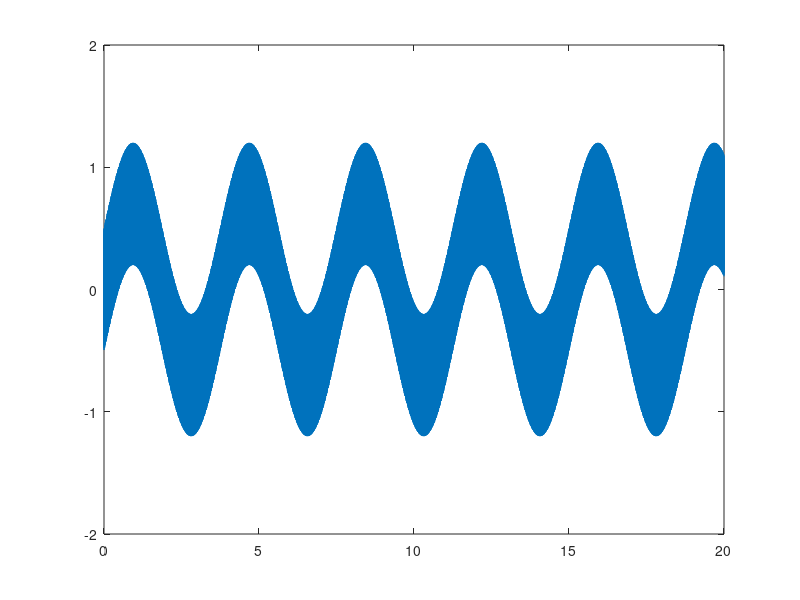
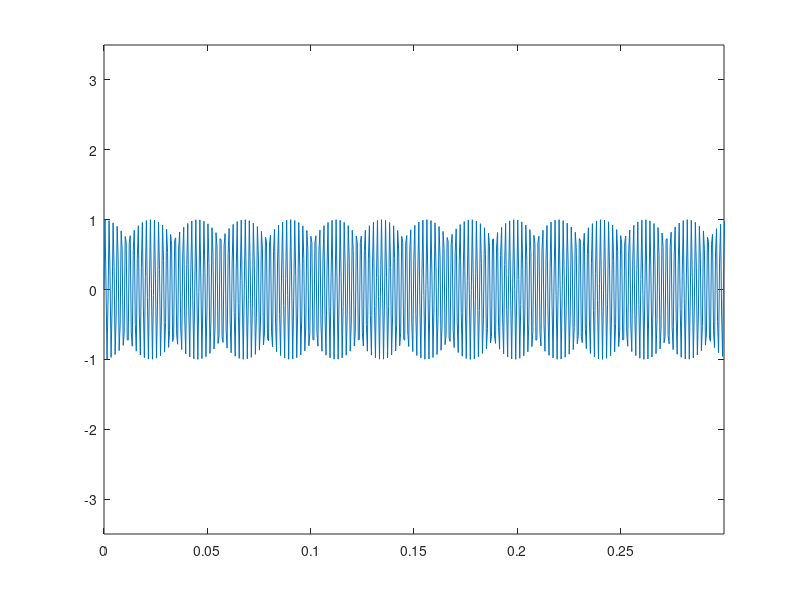
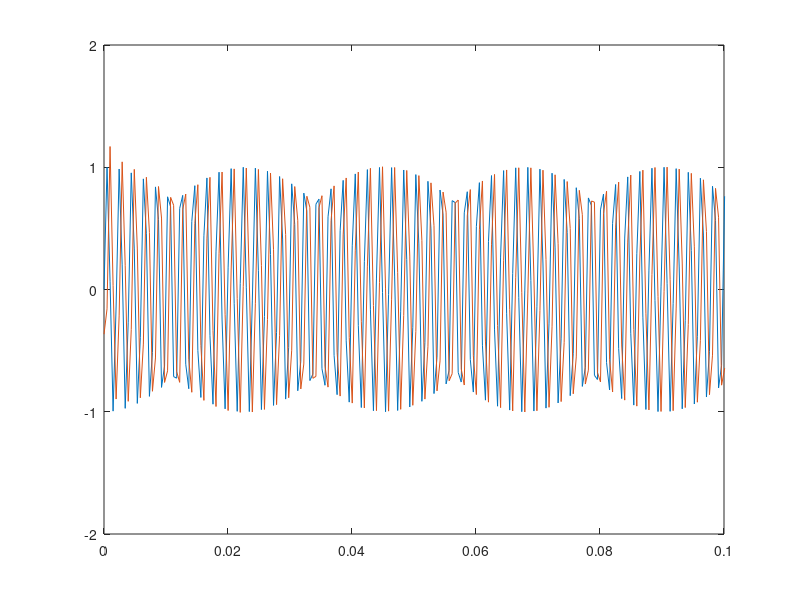
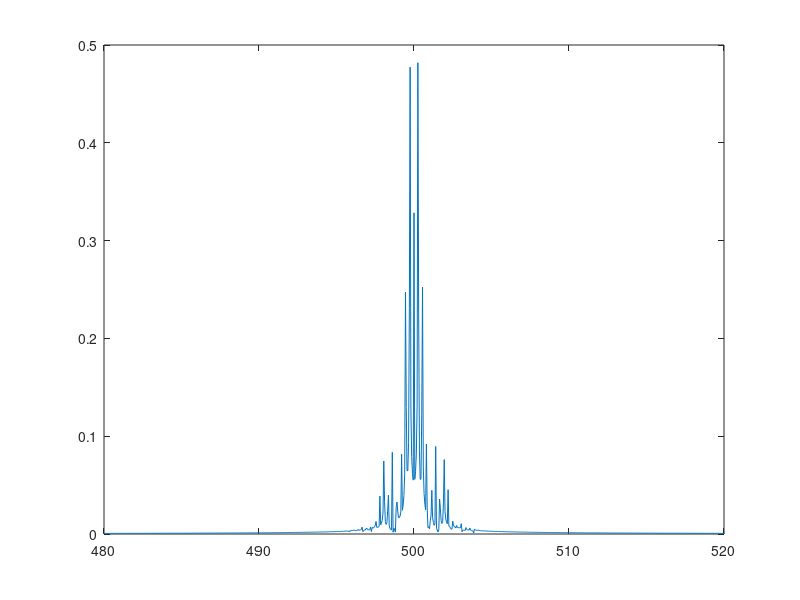

The MATLAB script that drew these images, in order: (Note: this script raises an error after producing the figures.)
%function [inputSignal_psk, iData, qData] = signaldata
function signaldata
% This should generate:
%       A 5,8 GHz base signal
%       A 1 kHz base signal
%       A 500 Hz base signal
%       A heartbeat signal 100 beats/min
%       A respiration rate of 16 breaths/min
%       And then mix these signals together
% Some defines
HEARTBEATS = 100;
RESP_RATE = 16;
BASE_SIGNAL_500HZ = 500;
%BASE_SIGNAL_1KHZ = 1000;
BASE_SIGNAL_5_8_GHZ = 5800000000;
DOWN_SAMPLE_FACTOR = 16;

% Calculating the frequency of the heartbeat
beatsSec =  HEARTBEATS / 60;

% Calculating the frequency of respiration
respSec = RESP_RATE / 60;

% Samples per second
fs = 2048;
timePeriod = 1 / fs;

% I want a dataset for 20 sec
timeBase = 20;
myLen = timeBase / timePeriod;
t = (0:myLen-1) * timePeriod;

% Generation of the signal (not using 5,8 GHz signal atm)
%inputSignal =  0.3*sin(2*pi*beatsSec*t) + 0.7*sin(2*pi*respSec*t) + 0.5*sin(2*pi*BASE_SIGNAL_500HZ*t);
inputSignal =  0.7*sin(2*pi*respSec*t) + 0.5*sin(2*pi*BASE_SIGNAL_500HZ*t);

% Plotting the inputsignal
figure(1)
plot(t,inputSignal)
axis([0 20 -2 2])

% Creating a PSK signal as we expect to receive at the antenna
% Test signals
modulResp = 1.8 * sin(2 * pi * respSec * t);
modulBeat = 0.3 * sin(2 * pi * beatsSec * t);
%noice
inputSignal_psk = 1.0 * sin((2 * pi * BASE_SIGNAL_500HZ * t) + modulResp + modulBeat);

% Plotting the inputsignal PSK
figure(2)
plot(t,inputSignal_psk)
axis([0 0.3 -3.5 3.5])

% Use Hilbert transform to get I and Q components of the signal
hilbertSignal = hilbert(inputSignal_psk);
iData = real(hilbertSignal);
qData = imag(hilbertSignal);

% Plotting the I and Q data
figure(3)
plot(t, iData, t, qData)
%plot(t, hilbertSignal)
axis([0 0.1 -2 2])

% Calculating the FFT spectrum of the modulated signal
Y = fft(inputSignal_psk);

P2 = abs(Y/myLen);
P1 = P2(1:myLen/2+1);
P1(2:end-1) = 2*P1(2:end-1);
f = fs * (0:(myLen/2))/myLen;
%figure('Number', 1, 'Name', 'FFT', 'NumberTitle', 1)
figure(4)
plot(f,P1)
axis([480 520 0 0.5])

% Testing
%plot(t, sqrt(2 * iData .* iData))
%axis([0 20 -1 5 ])

% Powerdetection on I and Q signals to remove the 500 Hz carrier
iDataSquared = sqrt(downsample(2 * iData .* iData, DOWN_SAMPLE_FACTOR));
qDataSquared = sqrt(downsample(2 * qData .* qData, DOWN_SAMPLE_FACTOR));

testSignal = sqrt(2 * inputSignal_psk .* inputSignal_psk);

myLen = myLen/DOWN_SAMPLE_FACTOR;
t = t(1:DOWN_SAMPLE_FACTOR:end);

% Ok, up until here we have made the signals that we can expect at
% the input of the ADC, that is, we have created the I and Q signals
% The following is gonna happen in supposed to be implemented with code in
% MCU

% Pre-processing
% I and Q data is sampled simultaneously from 2 separate ADCs
% When enough data has been sampled, this should be low-passed filtered
% with breaking frequency of 50 Hz, using Butterworth-implementation

% Assemble the signal
inputSignal = iDataSquared + 1i*qDataSquared;

% Calculating the FFT spectrum of the modulated signal
Y = fft(testSignal);

P2 = abs(Y/myLen);
P1 = P2(1:myLen/2+1);
P1(2:end-1) = 2*P1(2:end-1);
f = fs * (0:(myLen/2))/myLen;
%figure('Number', 1, 'Name', 'FFT', 'NumberTitle', 1)
figure(5)
plot(f,P1)

% Plot it
%plot(t, inputSignal)

% Filter the hilbert signal
%hilbert_filtered = sqrt(butterworthFilter(fs, downsample(2 * hilbertSignal .* hilbertSignal, DOWN_SAMPLE_FACTOR)));
%hilbert_filtered = sqrt(butterworthFilter(fs, 2 * hilbertSignal .* hilbertSignal));

% Filter data 
%inputSignalFiltered = butterworthFilter(fs, inputSignal);

% Downsample data
inputSignalFiltered = butterworthFilter(fs, inputSignal(1:DOWN_SAMPLE_FACTOR:end));

% Remove the offset
inputSignalFiltered = inputSignalFiltered - 0.9 - 1i*0.9;

% Amplify the signal
inputSignalFiltered = inputSignalFiltered * 30;

% Downsample t since we have done it with our input data
t = t(1:DOWN_SAMPLE_FACTOR:end); %downsample(t, DOWN_SAMPLE_FACTOR);

% Plot the new filtered signals
figure(6)
plot(t, real(inputSignalFiltered), t, imag(inputSignalFiltered))
%plot(t2, hilbert_filtered)
axis([0 20 -3 3])

% Calculate the phase of the input signal
inputPhase = atan2(imag(inputSignalFiltered), real(inputSignalFiltered));

% Plot the inputsignals phase
figure(7)
plot(t, inputPhase)
axis([0 20 -2 2])

myLen = myLen / DOWN_SAMPLE_FACTOR;

% Plot the frequency spectrum
% Calculating the FFT spectrum of the modulated signal
Y = fft(inputPhase);

P2 = abs(Y/myLen);
P1 = P2(1:myLen/2+1);
P1(2:end-1) = 2*P1(2:end-1);
f = fs * (0:(myLen/2))/myLen;
%figure('Number', 1, 'Name', 'FFT', 'NumberTitle', 1)
figure(8)
plot(f,P1)
%axis([-0.5 3 0 0.8])

end
